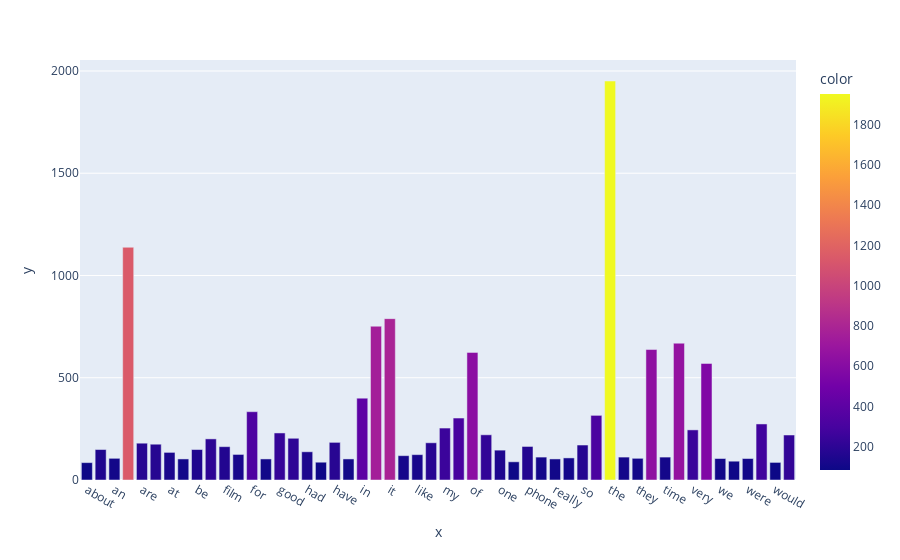
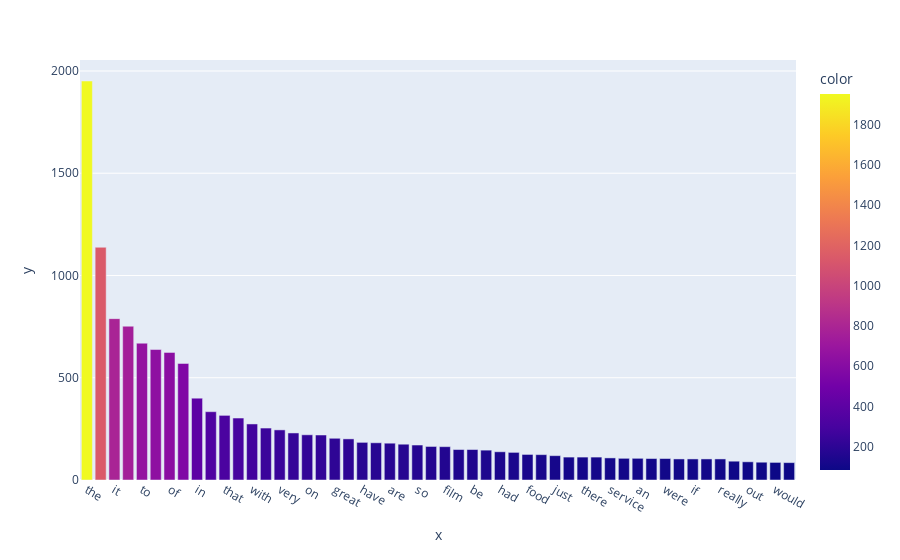

Notebook source saved alongside these figures, in order:
### Code cell
# set threshold to filter out the terms that are less frequent
threshold = np.percentile(term_frequencies, 99)
print(threshold)

count_vec_lim = count_vect.get_feature_names_out()[term_frequencies > threshold]
term_frequencies_lim = term_frequencies[term_frequencies > threshold]

fig = px.bar(x=count_vec_lim, y=term_frequencies_lim, color=term_frequencies_lim)
fig.show()

# show in descending order
sort_indices = np.argsort(term_frequencies_lim)[::-1]
count_vec_lim_sorted = count_vec_lim[sort_indices]
term_frequencies_lim_sorted = term_frequencies_lim[sort_indices]

fig = px.bar(x=count_vec_lim_sorted, y=term_frequencies_lim_sorted, color=term_frequencies_lim_sorted)
fig.show()

### Figure 1 — Plotly figure (JSON) as saved in the notebook; plotly's stock layout.template omitted (floating-point values rounded to 4 significant figures)
{"data": [{"alignmentgroup": "True", "hovertemplate": "x=%{x}<br>y=%{y}<br>color=%{marker.color}<extra></extra>", "legendgroup": "", "marker": {"color": [85, 149, 106, 1138, 180, 175, 135, 103, 149, 201, 163, 125, 334, 103, 230, 204, 138, 87, 184, 103, 400, 752, 789, 119, 124, 182, 254, 303, 624, 221, 146, 89, 164, 112, 103, 108, 171, 316, 1951, 112, 106, 638, 112, 669, 245, 570, 105, 92, 105, 274, 86, 220], "coloraxis": "coloraxis", "pattern": {"shape": ""}}, "name": "", "offsetgroup": "", "orientation": "v", "showlegend": false, "textposition": "auto", "type": "bar", "x": ["about", "all", "an", "and", "are", "as", "at", "bad", "be", "but", "film", "food", "for", "from", "good", "great", "had", "has", "have", "if", "in", "is", "it", "just", "like", "movie", "my", "not", "of", "on", "one", "out", "phone", "place", "really", "service", "so", "that", "the", "there", "they", "this", "time", "to", "very", "was", "we", "well", "were", "with", "would", "you"], "xaxis": "x", "y": [85, 149, 106, 1138, 180, 175, 135, 103, 149, 201, 163, 125, 334, 103, 230, 204, 138, 87, 184, 103, 400, 752, 789, 119, 124, 182, 254, 303, 624, 221, 146, 89, 164, 112, 103, 108, 171, 316, 1951, 112, 106, 638, 112, 669, 245, 570, 105, 92, 105, 274, 86, 220], "yaxis": "y"}], "layout": {"barmode": "relative", "coloraxis": {"colorbar": {"title": {"text": "color"}}, "colorscale": [[0, "#0d0887"], [0.1111, "#46039f"], [0.2222, "#7201a8"], [0.3333, "#9c179e"], [0.4444, "#bd3786"], [0.5556, "#d8576b"], [0.6667, "#ed7953"], [0.7778, "#fb9f3a"], [0.8889, "#fdca26"], [1, "#f0f921"]]}, "legend": {"tracegroupgap": 0}, "margin": {"t": 60}, "xaxis": {"anchor": "y", "domain": [0, 1], "title": {"text": "x"}}, "yaxis": {"anchor": "x", "domain": [0, 1], "title": {"text": "y"}}}}

### Figure 2 — Plotly figure (JSON) as saved in the notebook; plotly's stock layout.template omitted (floating-point values rounded to 4 significant figures)
{"data": [{"alignmentgroup": "True", "hovertemplate": "x=%{x}<br>y=%{y}<br>color=%{marker.color}<extra></extra>", "legendgroup": "", "marker": {"color": [1951, 1138, 789, 752, 669, 638, 624, 570, 400, 334, 316, 303, 274, 254, 245, 230, 221, 220, 204, 201, 184, 182, 180, 175, 171, 164, 163, 149, 149, 146, 138, 135, 125, 124, 119, 112, 112, 112, 108, 106, 106, 105, 105, 103, 103, 103, 103, 92, 89, 87, 86, 85], "coloraxis": "coloraxis", "pattern": {"shape": ""}}, "name": "", "offsetgroup": "", "orientation": "v", "showlegend": false, "textposition": "auto", "type": "bar", "x": ["the", "and", "it", "is", "to", "this", "of", "was", "in", "for", "that", "not", "with", "my", "very", "good", "on", "you", "great", "but", "have", "movie", "are", "as", "so", "phone", "film", "all", "be", "one", "had", "at", "food", "like", "just", "time", "there", "place", "service", "they", "an", "we", "were", "from", "if", "bad", "really", "well", "out", "has", "would", "about"], "xaxis": "x", "y": [1951, 1138, 789, 752, 669, 638, 624, 570, 400, 334, 316, 303, 274, 254, 245, 230, 221, 220, 204, 201, 184, 182, 180, 175, 171, 164, 163, 149, 149, 146, 138, 135, 125, 124, 119, 112, 112, 112, 108, 106, 106, 105, 105, 103, 103, 103, 103, 92, 89, 87, 86, 85], "yaxis": "y"}], "layout": {"barmode": "relative", "coloraxis": {"colorbar": {"title": {"text": "color"}}, "colorscale": [[0, "#0d0887"], [0.1111, "#46039f"], [0.2222, "#7201a8"], [0.3333, "#9c179e"], [0.4444, "#bd3786"], [0.5556, "#d8576b"], [0.6667, "#ed7953"], [0.7778, "#fb9f3a"], [0.8889, "#fdca26"], [1, "#f0f921"]]}, "legend": {"tracegroupgap": 0}, "margin": {"t": 60}, "xaxis": {"anchor": "y", "domain": [0, 1], "title": {"text": "x"}}, "yaxis": {"anchor": "x", "domain": [0, 1], "title": {"text": "y"}}}}
